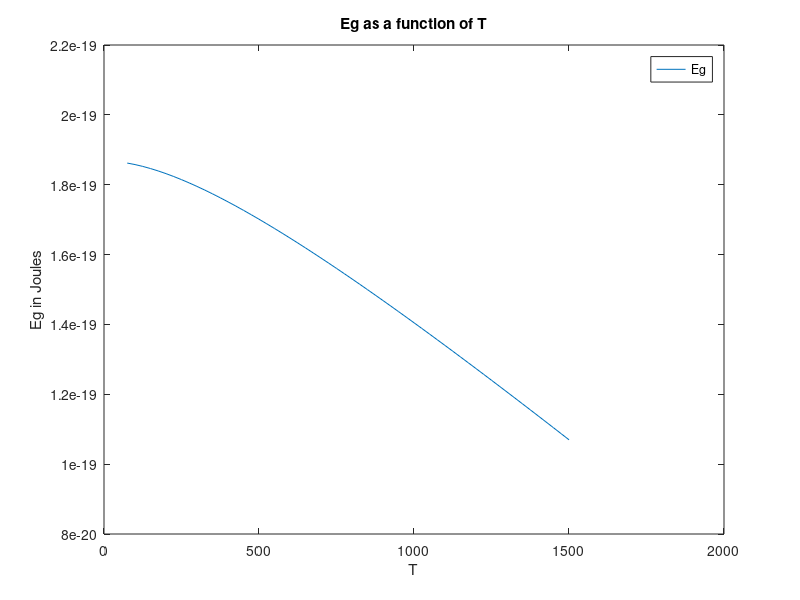

This figure's MATLAB source:
m = 9.1.*10.^(-31);
k = 1.38.*10.^(-23);
T = 75:25:1500
h = (6.62.*10.^(-34));
Eg = 1.868.*10.^(-19)-(7.578.*10.^(-23).*T.^2)./(636+T)
PhiM = 8.*10.^(-19);
Na = (10.^(23));
e0 = 8.854.*10.^(-12);
Ks = 11.7;
x = 6.49.*10.^(-19);
q = 1.6.*10.^(-19);
tox = 2.*10.^(-9);
sNcNv = 2.*((2.*pi.*k.*T./(h.^2)).^1.5).*((1.1.*m.*.5.*m).^(3./4))
ni = sNcNv.*exp(-Eg/(2.*k.*T))
PhiF = (k.*T).*log(Na./ni)
PhiS = abs(x+(Eg./2)+PhiF)
Vth = (abs(PhiM-PhiS)./q)+2.*PhiF./q+sqrt(4.*q.*tox.*Na.*PhiF./(Ks.*e0));
plot(T,Eg)
xlabel('T')
ylabel('Eg in Joules')
title('Eg as a function of T')
legend('Eg')
